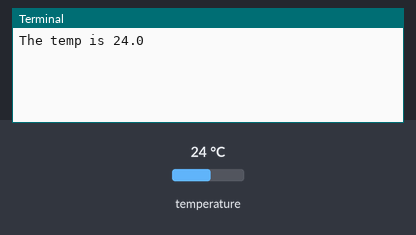
A program run on a simulated Raspberry Pi (BCM pin numbers). On the bench: the last lines printed to the terminal. Inputs (shaded band) come from the test bench; at power-on: temperature 24 °C.

Above: at 1.2 s.
1.3 s: temperature set to 12 °C
At 3.2 s:
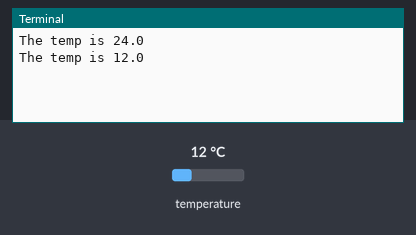
3.8 s: temperature set to 19 °C
At 5.1 s:
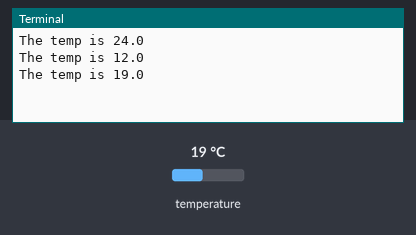
Timing chart, 0 to 6.8 s (numbered marks = the images above; inputs shaded):
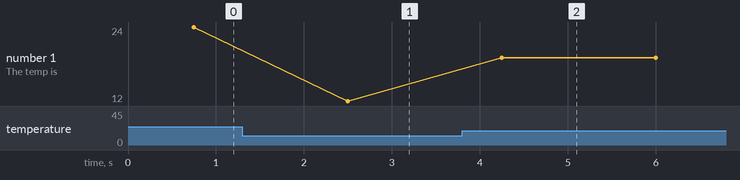

The program:

temperature-sensor.py
```python
import time
from w1thermsensor import W1ThermSensor

sensor = W1ThermSensor()

while True:
    temperature = sensor.get_temperature()
    print(f"The temp is {temperature}")
    time.sleep(1)

    
```

Measured:
- after the input at 1.3 s, the terminal: prints a new line after 1.2 s (image 1)
- after the input at 3.8 s, the terminal: prints a new line after 0.45 s (image 2)
- plotted number 1: 24 → 12 after the input at 1.3 s, 12 → 19 after the input at 3.8 s
